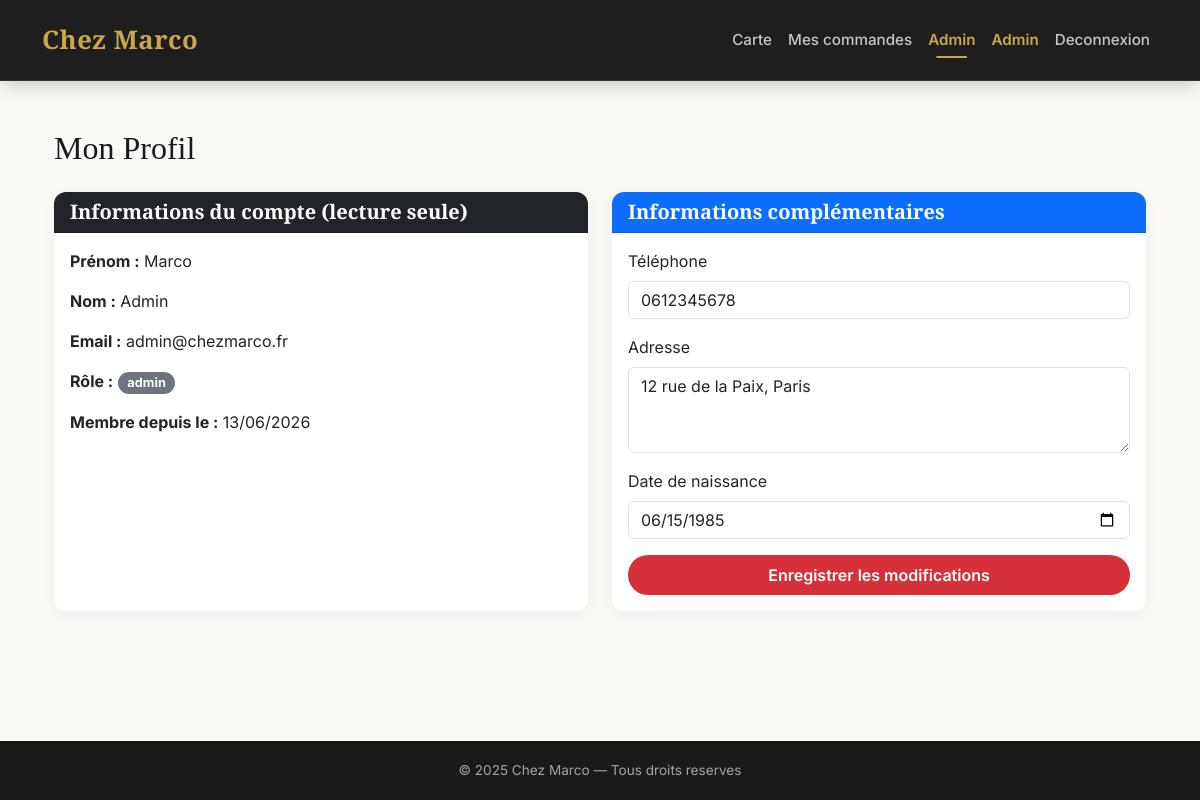
The page /?action=profil (signed in) on the database its author committed.
### tables this page shows
CREATE TABLE profils (
    id             INT AUTO_INCREMENT PRIMARY KEY,
    user_id        INT  NOT NULL UNIQUE,
    telephone      VARCHAR(20),
    adresse        VARCHAR(255),
    date_naissance DATE,
    FOREIGN KEY (user_id) REFERENCES users(id) ON DELETE CASCADE,
    INDEX idx_profils_user (user_id)
);

CREATE TABLE users (
    id         INT AUTO_INCREMENT PRIMARY KEY,
    nom        VARCHAR(100)              NOT NULL,
    prenom     VARCHAR(100)              NOT NULL,
    email      VARCHAR(150)              NOT NULL UNIQUE,
    password   VARCHAR(255)              NOT NULL,
    role       ENUM('admin', 'user')     NOT NULL DEFAULT 'user',
    created_at DATETIME                  NOT NULL DEFAULT CURRENT_TIMESTAMP
);

### controllers/ProfilController.php (called while the page is built, shortened)
<?php
require_once 'models/Profil.php';
class ProfilController {
    private Profil $profilModel;
    public function __construct(PDO $pdo) {
        $this->profilModel = new Profil($pdo);
    }
    public function show(): void {
        $profil = $this->profilModel->getByUser($_SESSION['user_id']);
        require 'views/profil/index.php';
    }
}

### models/Profil.php (called while the page is built, shortened)
<?php
class Profil {
    private PDO $pdo;
    public function __construct(PDO $pdo) {
        $this->pdo = $pdo;
    }
    public function getByUser(int $userId): ?array {
        $stmt = $this->pdo->prepare("
            SELECT u.*, p.telephone, p.adresse, p.date_naissance
            FROM users u
            LEFT JOIN profils p ON u.id = p.user_id
            WHERE u.id = :id
        ");
        $stmt->execute(['id' => $userId]);
        $res = $stmt->fetch();
        return $res ?: null;
    }
}

### views/profil/index.php (the view, shortened to what this page needs)
<?php require 'views/layout/header.php'; ?>
<div class="container mt-4">
    <h2>Mon Profil</h2>
    <div class="row mt-4">
        <div class="col-md-6 mb-4">
            <div class="card h-100">
                <div class="card-header bg-dark text-white">
                    <h5 class="card-title mb-0">Informations du compte (lecture seule)</h5>
                </div>
                <div class="card-body">
                    <p><strong>Prénom :</strong> <?= htmlspecialchars($profil['prenom'] ?? '') ?></p>
                    <p><strong>Nom :</strong> <?= htmlspecialchars($profil['nom'] ?? '') ?></p>
                    <p><strong>Email :</strong> <?= htmlspecialchars($profil['email'] ?? '') ?></p>
                    <p><strong>Rôle :</strong> <span class="badge bg-secondary"><?= htmlspecialchars($profil['role'] ?? 'client') ?></span></p>
                    <p><strong>Membre depuis le :</strong> <?= date('d/m/Y', strtotime($profil['created_at'])) ?></p>
                </div>
            </div>
        </div>
        <div class="col-md-6 mb-4">
            <div class="card h-100">
                <div class="card-header bg-primary text-white">
                    <h5 class="card-title mb-0">Informations complémentaires</h5>
                </div>
                <div class="card-body">
                    <form method="POST" action="<?= BASE_URL ?>?action=profil_update">
                        <div class="mb-3">
                            <label class="form-label" for="telephone">Téléphone</label>
                            <input type="text" id="telephone" name="telephone" class="form-control" value="<?= htmlspecialchars($profil['telephone'] ?? '') ?>">
                        </div>
                        <div class="mb-3">
                            <label class="form-label" for="adresse">Adresse</label>
                            <textarea id="adresse" name="adresse" class="form-control" rows="3"><?= htmlspecialchars($profil['adresse'] ?? '') ?></textarea>
                        </div>
                        <div class="mb-3">
                            <label class="form-label" for="date_naissance">Date de naissance</label>
                            <input type="date" id="date_naissance" name="date_naissance" class="form-control" value="<?= htmlspecialchars($profil['date_naissance'] ?? '') ?>">
                        </div>
                        <button type="submit" class="btn btn-primary w-100">Enregistrer les modifications</button>
                    </form>
                </div>
            </div>
        </div>
    </div>
</div>
<?php require 'views/layout/footer.php'; ?>

### public/css/style.css (style rules this page uses)
:root { --color-noir: #1A1A1A; --color-blanc: #FBF9F6; --color-blanc-pur: #FFFFFF; --color-dore: #C9A84C; --color-rouge: #D6303A; --color-gris: #6c757d; --color-gris-clair: #e9e5df; --font-titre: 'Playfair Display', Georgia, serif; --font-corps: 'Inter', system-ui, sans-serif; --radius: 12px; --shadow-card: 0 4px 15px rgba(0, 0, 0, 0.04); --transition: 0.2s ease; }
body { background-color: var(--color-blanc); font-family: var(--font-corps); color: var(--color-noir); min-height: 100vh; display: flex; flex-direction: column; }
h1, h2, h3, h4 { font-family: var(--font-titre); color: var(--color-noir); }
.btn-primary, .btn-marco { background-color: var(--color-rouge); border: none; border-radius: 25px; padding: 0.5rem 1.5rem; font-weight: 600; transition: background-color var(--transition), transform var(--transition); }
.card { background-color: var(--color-blanc-pur); border: none; border-radius: var(--radius); box-shadow: var(--shadow-card); transition: transform var(--transition), box-shadow var(--transition); overflow: hidden; }
.card-title { font-family: var(--font-titre); font-weight: 600; }
.badge { font-size: 0.8rem; border-radius: 20px; padding: 0.35em 0.75em; }

### rows shown on the page
profils: user.prenom "Marco", user.nom "Admin", user.email "admin@chezmarco.fr", user.role "admin", user.created_at "13/06/2026", telephone "0612345678", adresse "12 rue de la Paix, Paris", date_naissance "06/15/1985"

### other values the page prints
$_SESSION['nom'] "Admin"
